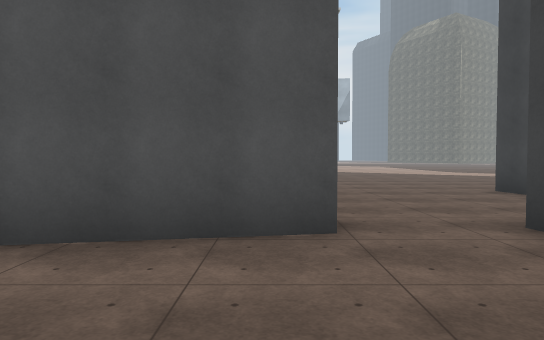
View 1 (above)

23 first-person views from a walk through a scene from a Unity 3-D project. The camera is 1.5 m above the floor, tilts 2° down and sees 70° across. The floor is counted in squares, 2 m on a side. Each view is taken from the middle of a square. On the plan, view 1 faces up. The plan holds only what a view shows up to about 12 squares ahead; the rest is blank. The place goes on beyond the plan. Some animated figures are left out. Some surface patterns are stand-ins.

View 2
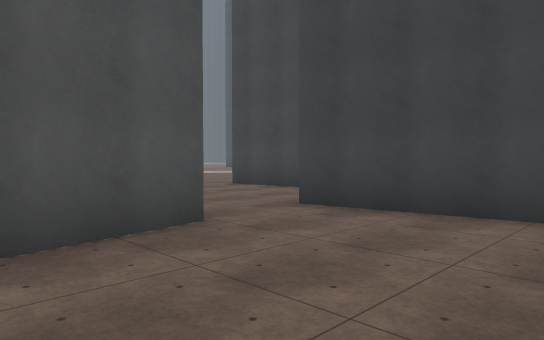

View 3
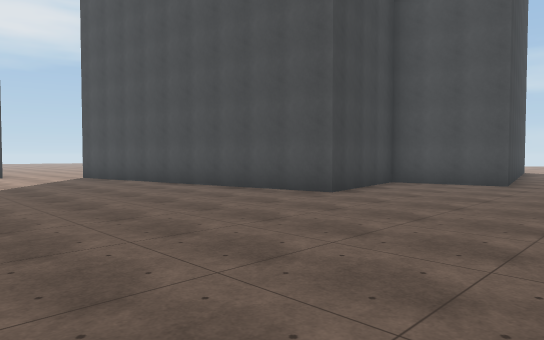

View 4
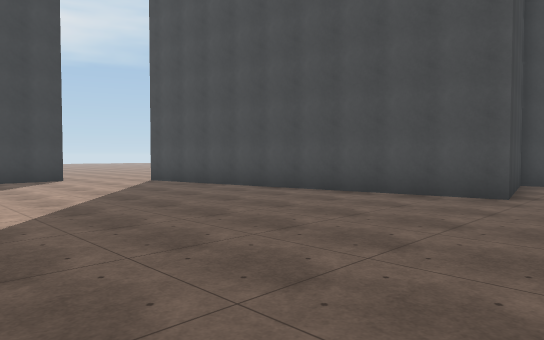

View 5
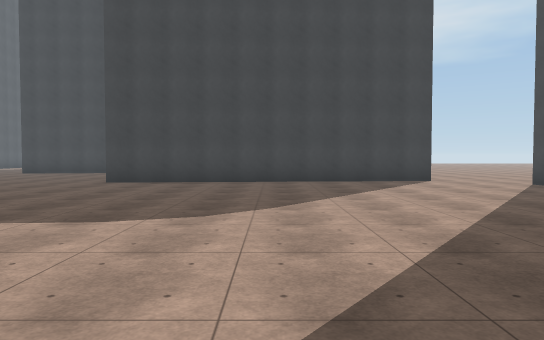

View 6
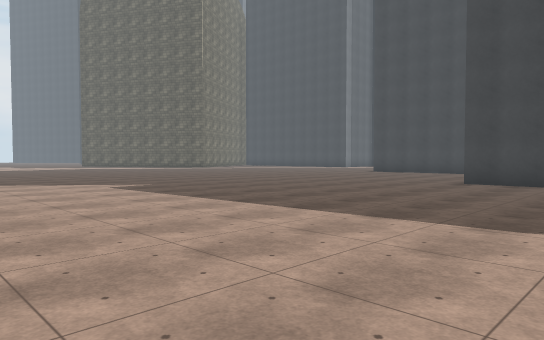

View 7
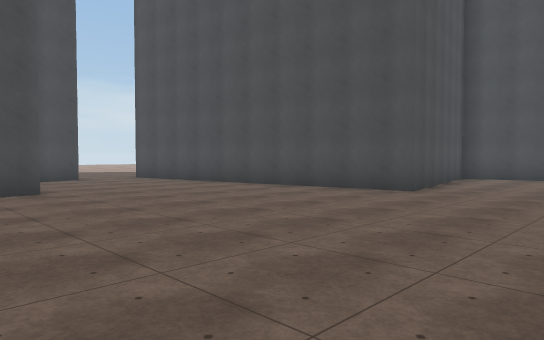

View 8
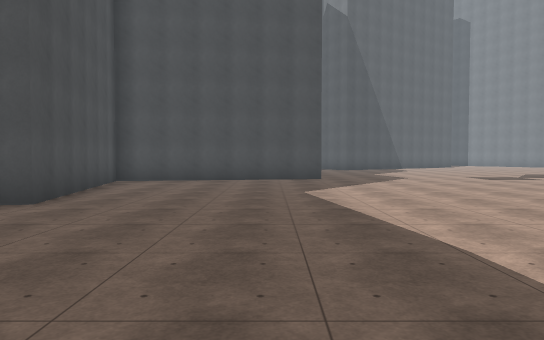

View 9
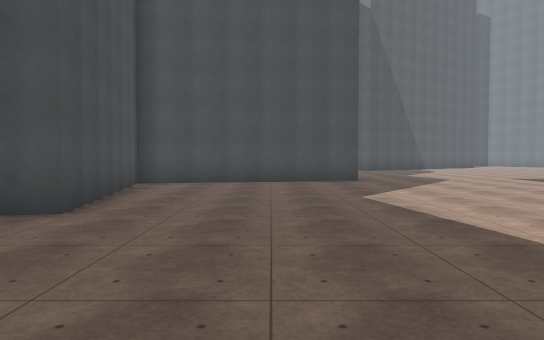

View 10
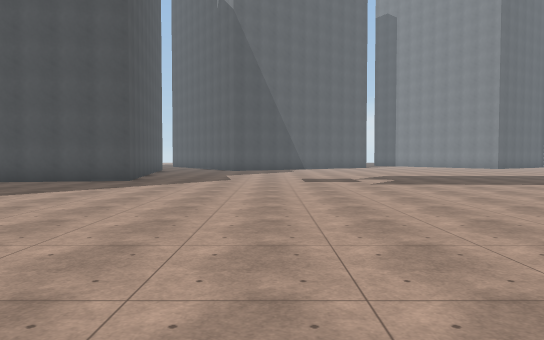

View 11
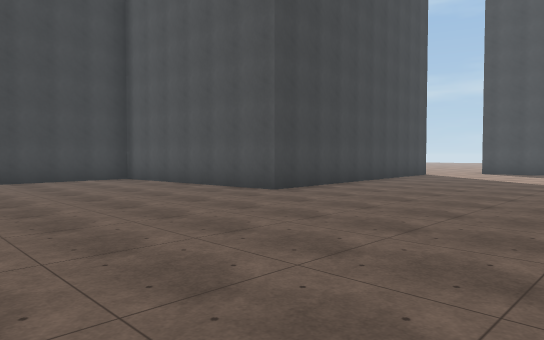

View 12
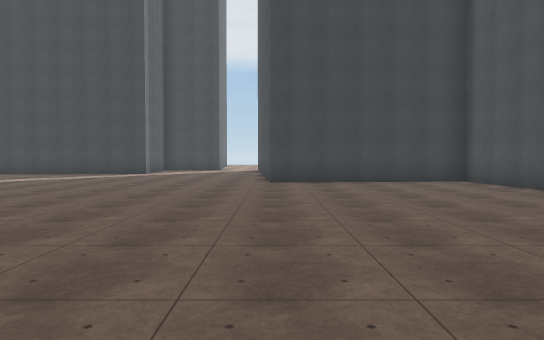

View 13
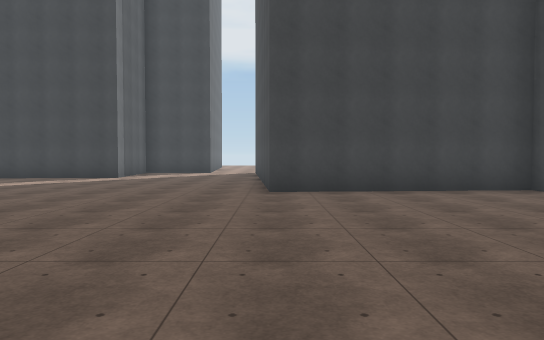

View 14
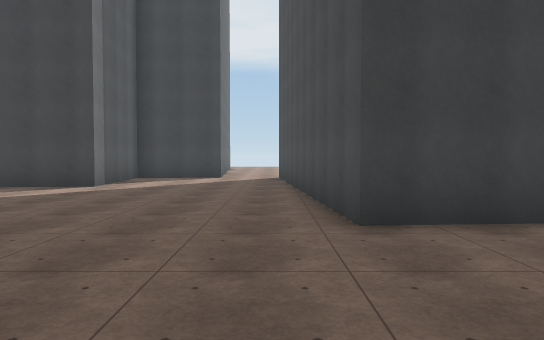

View 15
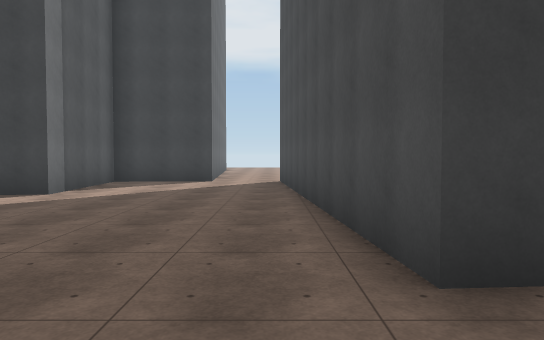

View 16
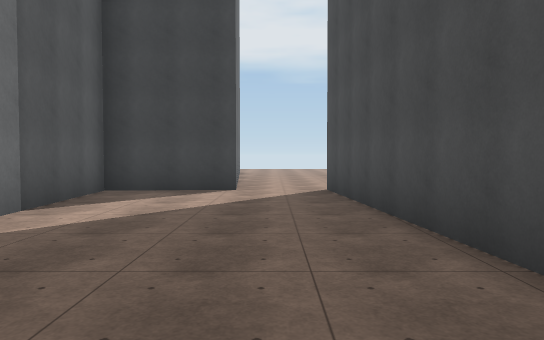

View 17
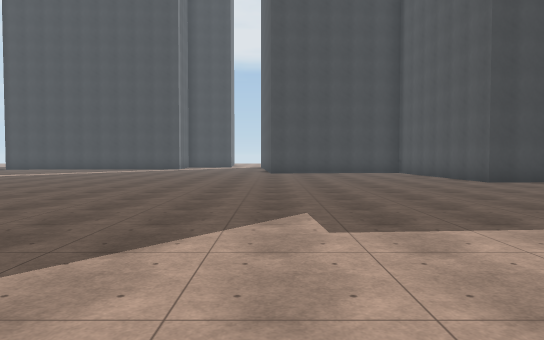

View 18
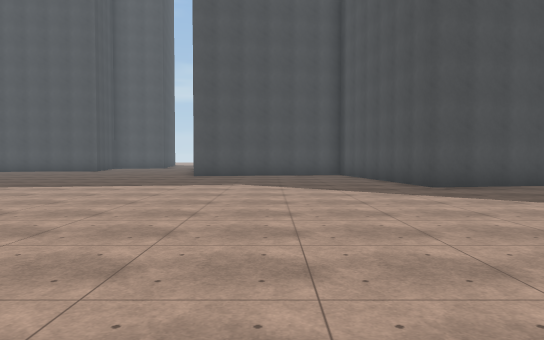

View 19
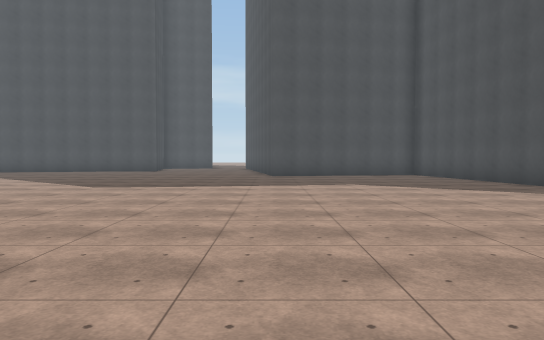

View 20
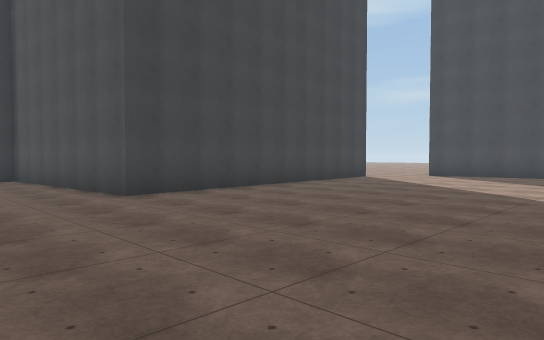

View 21
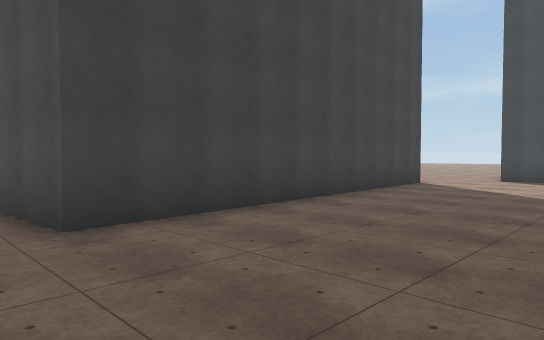

View 22
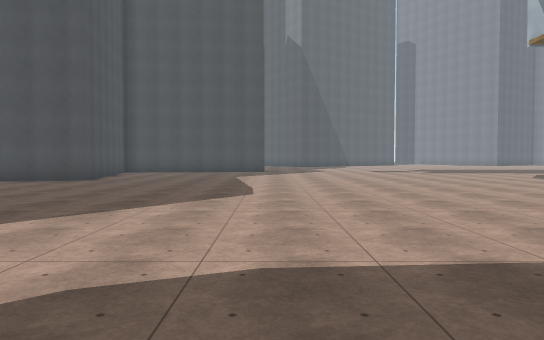

View 23
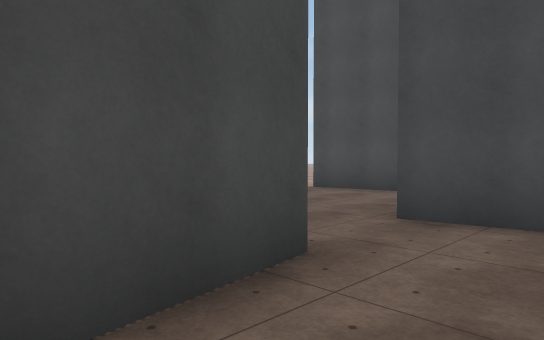

### Floor plan
Points are (right, up) in squares from view 1. A wall is a line through its corners. A room is listed if a view was taken in it or the views show most of it. See-through windows are left out.
Room 1 (views 1, 2)
walls: (0.6, 3.8) (-2.3, 3.2); (-2.9, 2) (-2.5, -0.1); (3.2, 0.9) (2.7, 4.1)
ways out: opening at (1.5, 4) to room 2
Room 2 (views 3, 4, 5, 6, 7, 8, 9, 10, 11, 12, 13, 14, 15, 16, 17, 18, 19, 20, 21, 22, 23)
walls: (15.9, 12.1) (15.1, 21.8) (21.6, 22.2) (21.2, 28) (30.8, 28.8); (-8.5, 18.5) (-7.9, 18.6) (-6.8, 12.3) (-1, 13.3) (0.1, 6.8); (0.4, 5.2) (0.6, 3.8); (2.7, 4.1) (5.5, 4.6) (4.8, 8.4) (14.4, 10.1); (30.7, 30.7) (30.5, 33.6)
ways out: opening at (1.5, 4) to room 1; opening at (15, 11)

Positions as (right, up) in squares from view 1, and headings:
1: (0, 0), facing up
2: (-2, 0), facing up-right
3: (0, 15), facing down-right
4: (3, 16), facing down-right
5: (4, 17), facing right
6: (4, 18), facing up-right
7: (7, 17), facing down-left
8: (5, 17), facing left
9: (4, 16), facing left
10: (4, 23), facing left
11: (9, 28), facing down-right
12: (10, 28), facing right
13: (13, 28), facing right
14: (17, 29), facing right
15: (19, 29), facing right
16: (22, 30), facing right
17: (4, 28), facing right
18: (-4, 28), facing down
19: (-1, 28), facing down
20: (8, 25), facing down-right
21: (11, 23), facing down-right
22: (11, 19), facing left
23: (5, 6), facing down-left
